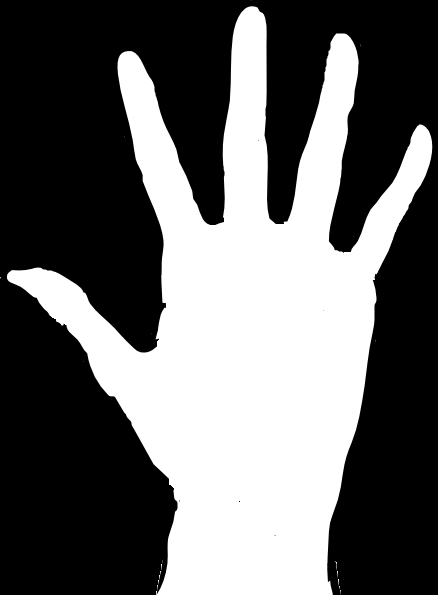
//> input picture Jonas/Hand3.png, 438 x 595 px
$ ./Source   (built with g++ and OpenCV 4)
//> lines starting //> are read from the running program, lines starting //| are printed output that depends on the picture
#include "opencv2/highgui/highgui.hpp"
#include "opencv2/core/core.hpp"
#include "opencv2/opencv.hpp"
#include <iostream>

#include <fstream>
#include <string.h>

using namespace cv;
using namespace std;

int main(int, char**)
{
	double score = 0;
	double timer = 0;


	vector<vector<Point> > h_contours, v_contours;
	vector<Vec4i> hierarchy;

	VideoCapture cap(0); // open the default camera
	if (!cap.isOpened())  // check if we succeeded
		return -1;
	Mat edges, h_edges, frame, hsvframe, templ1, background, frame1, edges1, test1; //allocate memoryedges;
	namedWindow("edges", 1);
	namedWindow("Background", 1);

	templ1 = imread("Hand3.png");
//> templ1 is the input picture: 595 rows x 438 cols, CV_8UC3; min 0, max 255, mean 102.3
	cvtColor(templ1, h_edges, CV_BGR2GRAY);
	cap >> frame1; // get a new frame from camera
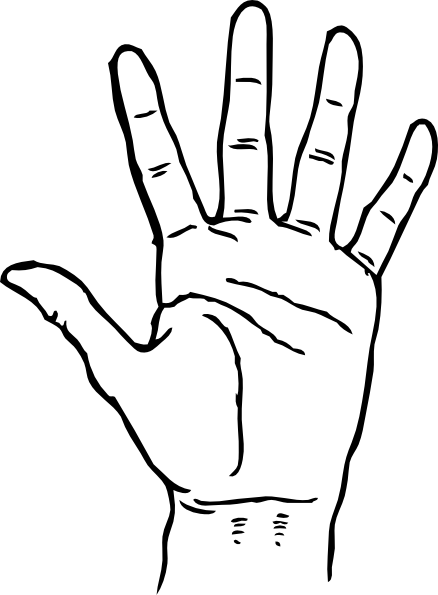
//> input picture Jonas/Hand.png, 438 x 595 px, given in place of the camera
//> frame1 is the input picture: 595 rows x 438 cols, CV_8UC3; min 0, max 255, mean 234.8
	cvtColor(frame1, edges1, CV_BGR2GRAY);
	//GaussianBlur(edges1, edges1, Size(9, 9), 1.5, 1.5);
	//medianBlur(edges1, edges1, 5);
	Laplacian(edges1, edges1, 0, 3, 1, 0, BORDER_DEFAULT);
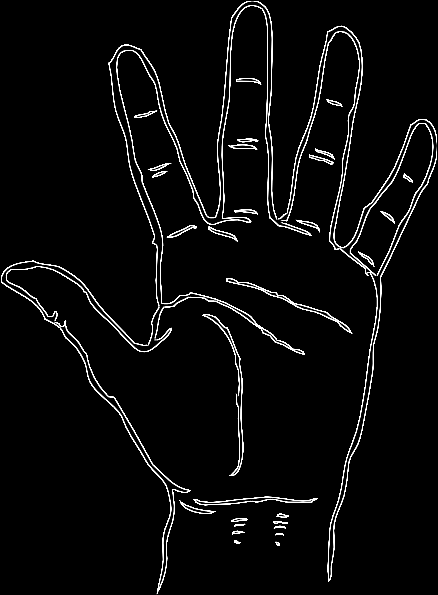
//> edges1: 595 rows x 438 cols, CV_8UC1; min 0, max 255, mean 10.8

	//Canny(edges1, edges1, 0, 40, 3);
	background = edges1;
	for (;;)
	{
		//cout << "Output";
		cap >> frame; // get a new frame from camera
		cvtColor(frame, edges, CV_BGR2GRAY);
		//GaussianBlur(edges, edges, Size(9, 9), 1.5, 1.5);
		Laplacian(edges, edges, 0, 3, 1, 0, BORDER_DEFAULT);
		//Laplacian(InputArray src, OutputArray dst, int ddepth, int ksize = 1, double scale = 1, double delta = 0, int borderType = BORDER_DEFAULT)
		//medianBlur(edges, edges, 3);


		if (timer == 100) {

			timer = 0;
			cout << "Output";


			background = (background+ background+background + background + background + edges) / 6;

			boxFilter(background, test1, -1, Size(3,3), Point(-1, -1), false, BORDER_DEFAULT);
			//waitKey();
			}
//> (the run ends here: the program stops with an error, at `edges =edges - test1;`)
